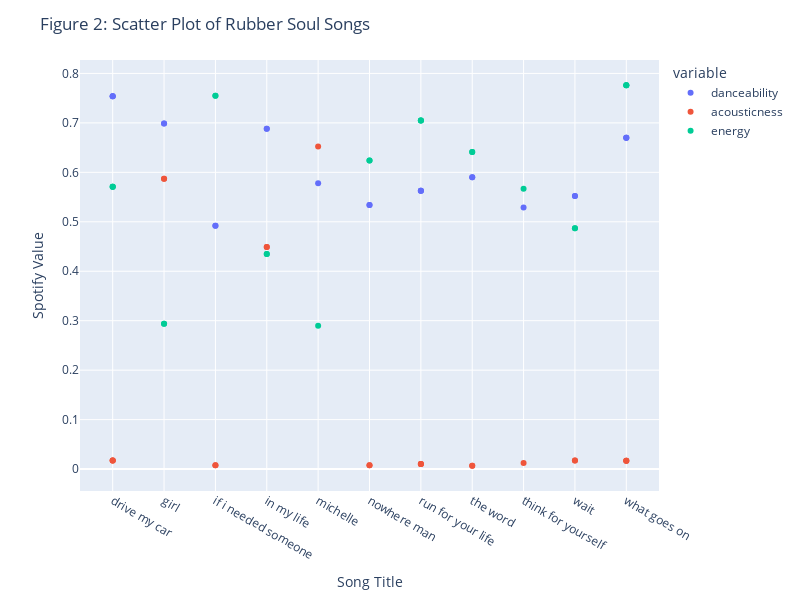

Write notebook code for a chart like this one.
### Code cell
# now a scatter plot to show selected features for these data

fig = px.scatter(rubber_soul, 
                 x='title', # this determines the column for the x axis
                 y=['danceability', 'acousticness', 'energy']) # this sets the categories for the points
fig.update_layout(title_text="Figure 2: Scatter Plot of Rubber Soul Songs",
                  xaxis_title="Song Title",
                  yaxis_title="Spotify Value",
                  width=800, 
                  height=600)

# Show the figure
fig.show()

### Figure 1 — Plotly figure (JSON) as saved in the notebook; plotly's stock layout.template omitted (floating-point values rounded to 4 significant figures)
{"data": [{"hovertemplate": "variable=danceability<br>title=%{x}<br>value=%{y}<extra></extra>", "legendgroup": "danceability", "marker": {"color": "#636efa", "symbol": "circle"}, "mode": "markers", "name": "danceability", "orientation": "v", "showlegend": true, "type": "scatter", "x": ["drive my car", "drive my car", "drive my car", "girl", "girl", "if i needed someone", "if i needed someone", "in my life", "in my life", "michelle", "nowhere man", "nowhere man", "run for your life", "run for your life", "run for your life", "the word", "the word", "think for yourself", "wait", "wait", "what goes on", "what goes on", "what goes on"], "xaxis": "x", "y": [0.754, 0.754, 0.754, 0.699, 0.699, 0.492, 0.492, 0.688, 0.688, 0.578, 0.534, 0.534, 0.563, 0.563, 0.563, 0.59, 0.59, 0.529, 0.552, 0.552, 0.67, 0.67, 0.67], "yaxis": "y"}, {"hovertemplate": "variable=acousticness<br>title=%{x}<br>value=%{y}<extra></extra>", "legendgroup": "acousticness", "marker": {"color": "#EF553B", "symbol": "circle"}, "mode": "markers", "name": "acousticness", "orientation": "v", "showlegend": true, "type": "scatter", "x": ["drive my car", "drive my car", "drive my car", "girl", "girl", "if i needed someone", "if i needed someone", "in my life", "in my life", "michelle", "nowhere man", "nowhere man", "run for your life", "run for your life", "run for your life", "the word", "the word", "think for yourself", "wait", "wait", "what goes on", "what goes on", "what goes on"], "xaxis": "x", "y": [0.0173, 0.0173, 0.0173, 0.587, 0.587, 0.00748, 0.00748, 0.449, 0.449, 0.652, 0.00797, 0.00797, 0.0103, 0.0103, 0.0103, 0.00682, 0.00682, 0.0124, 0.0175, 0.0175, 0.0168, 0.0168, 0.0168], "yaxis": "y"}, {"hovertemplate": "variable=energy<br>title=%{x}<br>value=%{y}<extra></extra>", "legendgroup": "energy", "marker": {"color": "#00cc96", "symbol": "circle"}, "mode": "markers", "name": "energy", "orientation": "v", "showlegend": true, "type": "scatter", "x": ["drive my car", "drive my car", "drive my car", "girl", "girl", "if i needed someone", "if i needed someone", "in my life", "in my life", "michelle", "nowhere man", "nowhere man", "run for your life", "run for your life", "run for your life", "the word", "the word", "think for yourself", "wait", "wait", "what goes on", "what goes on", "what goes on"], "xaxis": "x", "y": [0.571, 0.571, 0.571, 0.294, 0.294, 0.755, 0.755, 0.435, 0.435, 0.29, 0.624, 0.624, 0.705, 0.705, 0.705, 0.641, 0.641, 0.567, 0.487, 0.487, 0.776, 0.776, 0.776], "yaxis": "y"}], "layout": {"height": 600, "legend": {"title": {"text": "variable"}, "tracegroupgap": 0}, "margin": {"t": 60}, "title": {"text": "Figure 2: Scatter Plot of Rubber Soul Songs"}, "width": 800, "xaxis": {"anchor": "y", "autorange": true, "domain": [0, 1], "range": [-0.6373, 10.64], "title": {"text": "Song Title"}, "type": "category"}, "yaxis": {"anchor": "x", "autorange": true, "domain": [0, 1], "range": [-0.0444, 0.8272], "title": {"text": "Spotify Value"}, "type": "linear"}}}
